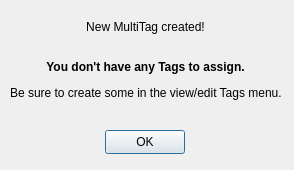
<?xml version="1.0" encoding="UTF-8"?>
<ui version="4.0">
 <class>CreateMultitag_NoTagsWarning</class>
 <widget class="QDialog" name="CreateMultitag_NoTagsWarning">
  <property name="geometry">
   <rect>
    <x>0</x>
    <y>0</y>
    <width>294</width>
    <height>170</height>
   </rect>
  </property>
  <property name="windowTitle">
   <string>No Assignable Tags</string>
  </property>
  <widget class="QPushButton" name="pushButton">
   <property name="geometry">
    <rect>
     <x>105</x>
     <y>130</y>
     <width>80</width>
     <height>24</height>
    </rect>
   </property>
   <property name="text">
    <string>OK</string>
   </property>
  </widget>
  <widget class="QLabel" name="label">
   <property name="geometry">
    <rect>
     <x>10</x>
     <y>10</y>
     <width>271</width>
     <height>101</height>
    </rect>
   </property>
   <property name="text">
    <string>&lt;html&gt;&lt;head/&gt;&lt;body&gt;&lt;p align=&quot;center&quot;&gt;New MultiTag created!&lt;br/&gt;&lt;/p&gt;&lt;p align=&quot;center&quot;&gt;&lt;span style=&quot; font-weight:700;&quot;&gt;You don't have any Tags to assign.&lt;/span&gt;&lt;/p&gt;&lt;p align=&quot;center&quot;&gt;Be sure to create some in the view/edit Tags menu.&lt;/p&gt;&lt;/body&gt;&lt;/html&gt;</string>
   </property>
  </widget>
 </widget>
 <resources/>
 <connections/>
</ui>
